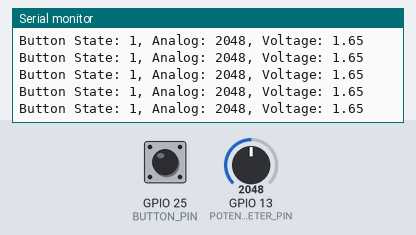
Bench run of a sketch on a simulated ESP32. Shown: the last lines printed to the serial monitor. Inputs (shaded band) come from the test bench; at power-on: GPIO 13 (POTENTIOMETER_PIN) = 2048, GPIO 25 (BUTTON_PIN) HIGH.

Above: at 1.2 s.
1.3 s: GPIO 13 (POTENTIOMETER_PIN) set to 2866
At 1.31 s:
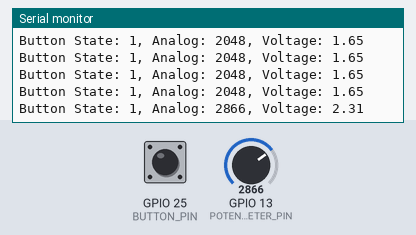
2.8 s: GPIO 25 (BUTTON_PIN) pulled LOW for 0.15 s
At 2.82 s:
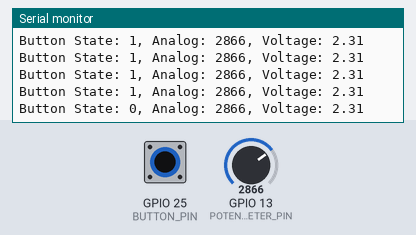
4.4 s: GPIO 13 (POTENTIOMETER_PIN) set to 3603
At 4.42 s:
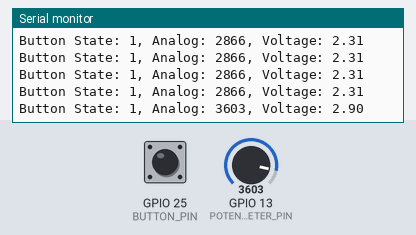
5.9 s: GPIO 25 (BUTTON_PIN) pulled LOW for 1 s
At 5.93 s:
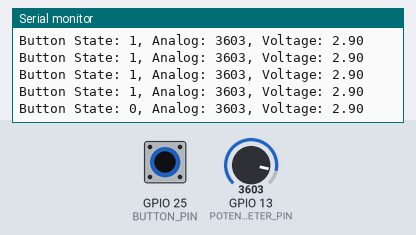
Timing chart, 0 to 8.9 s (numbered marks = the images above; inputs shaded):
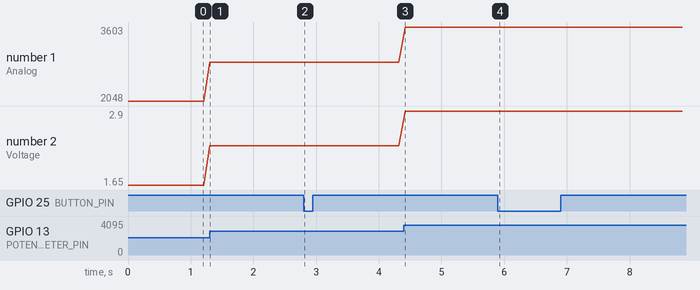

Measured:
- after the input at 1.3 s, the serial monitor: prints a new line at once (image 1)
- after the input at 2.8 s, the serial monitor: prints a new line at once (image 2)
- after the input at 4.4 s, the serial monitor: prints a new line at once (image 3)
- after the input at 5.9 s, the serial monitor: prints a new line at once (image 4)
- plotted number 1: 2048 → 2866 after the input at 1.3 s, 2866 → 3603 after the input at 4.4 s
- plotted number 2: 1.65 → 2.31 after the input at 1.3 s, 2.31 → 2.9 after the input at 4.4 s

The sketch:

module2_bopit.ino
```cpp
#define BUTTON_PIN 25 // GIOP21 pin connected to button
#define POTENTIOMETER_PIN 13 //GPIO36 analog pin connected to potentiometer

// /*
//  * This ESP32 code is created by esp32io.com
//  *
//  * This ESP32 code is released in the public domain
//  *
//  * For more detail (instruction and wiring diagram), visit https://esp32io.com/tutorials/esp32-potentiometer
//  */

float floatMap(float x, float in_min, float in_max, float out_min, float out_max) {
  return (x - in_min) * (out_max - out_min) / (in_max - in_min) + out_min;
}

// the setup routine runs once when you press reset:
void setup() {
  // initialize serial communication at 9600 bits per second:
  Serial.begin(9600);
    // initialize the pushbutton pin as an pull-up input
  // the pull-up input pin will be HIGH when the switch is open and LOW when the switch is closed.
  pinMode(BUTTON_PIN, INPUT_PULLUP);
}

// the loop routine runs over and over again forever:
void loop() {
    // read the state of the switch/button:
  int buttonState = digitalRead(BUTTON_PIN);

  // read the input on analog pin GPIO36:
  int analogValue = analogRead(POTENTIOMETER_PIN );
  // Rescale to potentiometer's voltage (from 0V to 3.3V):
  float voltage = floatMap(analogValue, 0, 4095, 0, 3.3);


  // print out the button's state
  Serial.print("Button State: ");
  Serial.print(buttonState);

  // print out the value you read:
  Serial.print(", Analog: ");
  Serial.print(analogValue);
  Serial.print(", Voltage: ");
  Serial.println(voltage);

  delay(100);
}
```
